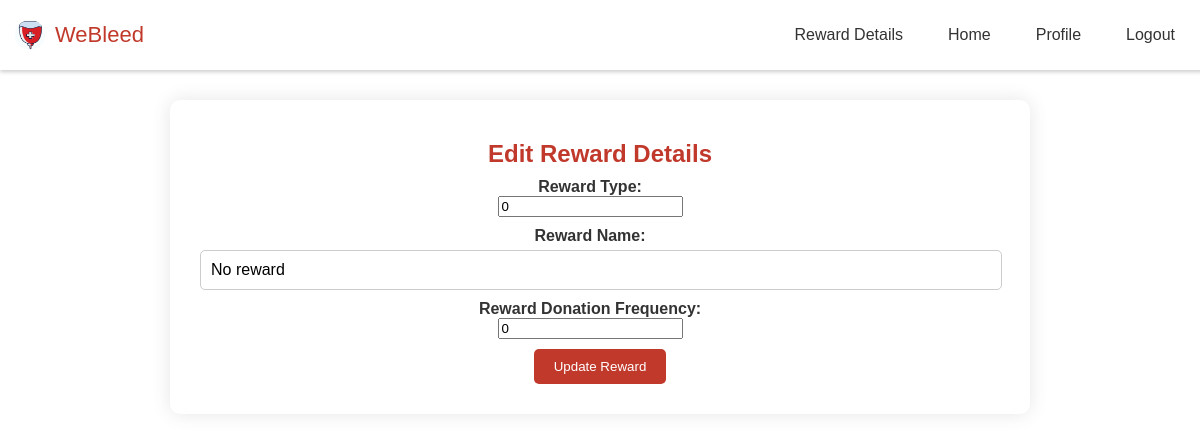
Screenshot of /reward_edit.php?rewardID=6000 with the database file from the repository.
### tables this page shows
CREATE TABLE `reward` (
  `rewardID` int(4) NOT NULL,
  `rewardType` int(1) NOT NULL,
  `rewardName` varchar(200) NOT NULL,
  `rewardDonFrequency` int(1) NOT NULL
);

### reward_edit.php (the view, shortened to what this page needs)
<?php
include('connection.php');
$rewardID = mysqli_real_escape_string($condb, $_GET['rewardID']);
$query = "SELECT * FROM reward WHERE rewardID='$rewardID'";
$result = mysqli_query($condb, $query);
$reward = mysqli_fetch_assoc($result);
?>
<!DOCTYPE html>
<html lang="en">
<head>
    <link rel="stylesheet" href="style.css">
</head>
<body>
    <nav class="navbar">
        <div class="logo_item">
            <img src="logo.jpg" alt="Company Logo">
            <span>WeBleed</span>
        </div>
        <div class="navbar_content">
            <ul>
                <li><a href="view_reward.php">Reward Details</a></li>
                <li><a href="home_staff.php">Home</a></li>
                <li><a href="staff_profile.php">Profile</a></li>
                <li><a href="logout.php">Logout</a></li>
            </ul>
        </div>
    </nav>
    <div class="details-section">
        <h2>Edit Reward Details</h2>
        <form action="" method="POST">
            <div class="form-group">
                <label for="rewardType">Reward Type:</label>
                <input type="number" id="rewardType" name="rewardType" value="<?php echo $reward['rewardType']; ?>" required>
            </div>
            <div class="form-group">
                <label for="rewardName">Reward Name:</label>
                <input type="text" id="rewardName" name="rewardName" value="<?php echo $reward['rewardName']; ?>" required>
            </div>
            <div class="form-group">
                <label for="rewardDonFrequency">Reward Donation Frequency:</label>
                <input type="number" id="rewardDonFrequency" name="rewardDonFrequency" value="<?php echo $reward['rewardDonFrequency']; ?>" required>
            </div>
            <button type="submit">Update Reward</button>
        </form>
    </div>
</body>
</html>

### style.css (style rules this page uses)
body { font-family: Arial, sans-serif; margin: 0; padding: 0; background-color: white; color: #333; background-image: none; background-size: cover; }
h2 { text-align: center; color: #c0392b; margin-top: 10px; margin-bottom: 10px; }
.form-group { margin-bottom: 10px; margin-right: 20px; }
label { display: block; font-weight: bold; }
input[type="text"], input[type="password"], input[type="email"], input[type="tel"], textarea { width: 100%; padding: 10px; border: 1px solid #ccc; border-radius: 5px; font-size: 16px; margin-top: 5px; }
button { padding: 10px 20px; background-color: #c0392b; color: #fff; border: none; border-radius: 5px; cursor: pointer; transition: background-color 0.3s ease; }
.navbar { position: fixed; top: 0; width: 100%; background-color: #fff; display: flex; justify-content: space-between; align-items: center; padding: 20px 5px; z-index: 1000; box-shadow: 0 2px 4px rgba(0, 0, 0, 0.2); }
.logo_item { display: flex; align-items: center; column-gap: 10px; font-size: 22px; font-weight: 500; color: #c0392b; margin-left: 5px; }
.navbar img { width: 30px; height: 30px; border-radius: 50%; margin-left: 5px; }
.navbar_content ul { margin: 0; padding: 0; list-style: none; display: flex; }
.navbar_content li { margin-left: 15px; }
.navbar_content a { text-decoration: none; color: #333; padding: 10px 15px; transition: color 0.3s ease; }
.form-group { margin-bottom: 10px; }
.details-section { width: 95%; max-width: 800px; text-align: center; background-color: #fff; border-radius: 10px; box-shadow: 0 0 20px rgba(0, 0, 0, 0.1); padding: 30px; margin: 100px auto; }

### rows the page displays
reward: rewardType "0", rewardName "No reward", rewardDonFrequency "0"
